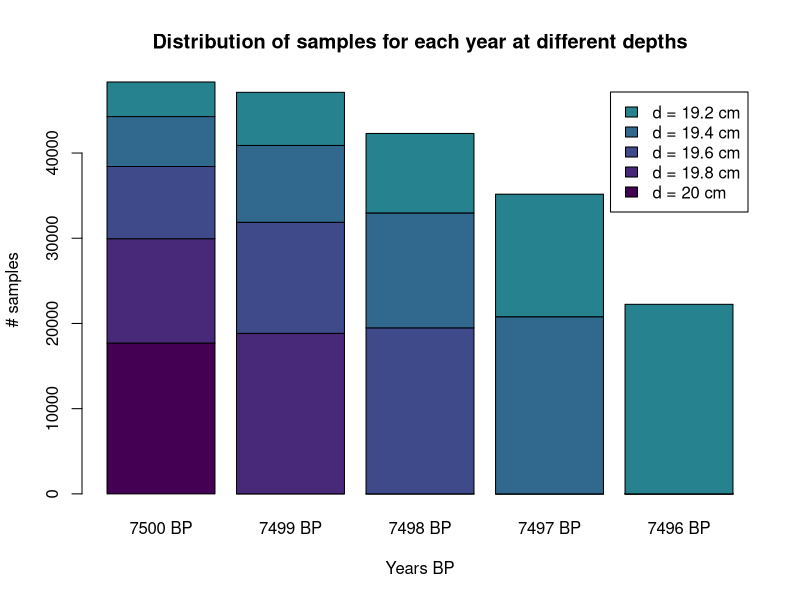
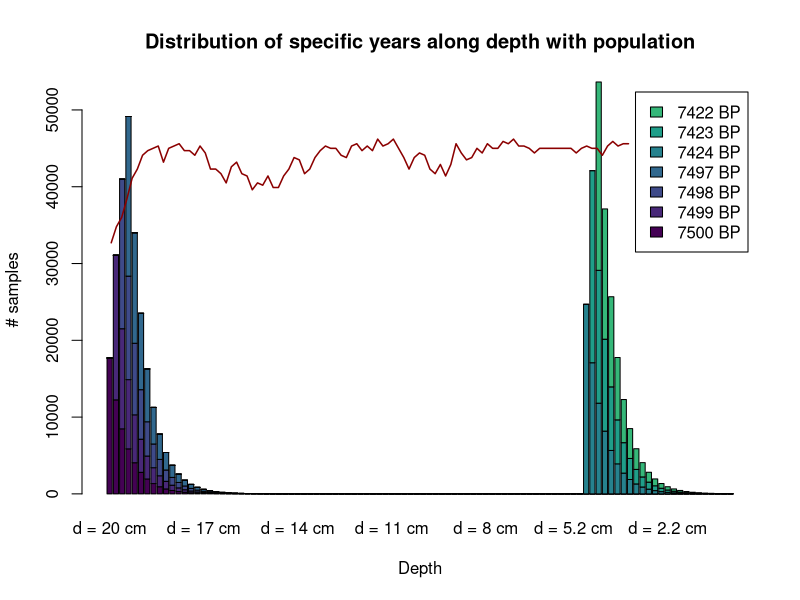

These charts were generated, in order, by the following R code:
## ---- chunk 1
library(DiagrammeR)

grViz("
  digraph record_formation {
  
    graph [layout = dot, ## Set title and layout
           label = 'Record formation process',
           labelloc = 't'
           fontname = Helvetica,
           fontsize = 30]
    
    # node definitions with substituted label text
    node [fontname = Helvetica, ## General node definition
          style = filled,
          color = MistyRose]
          
    ## Per node definition
    a [label = '@@1',
       fillcolor = orange]
    b [label = '@@2',
       fillcolor = cadetblue1]
    c [label = '@@3',
       fillcolor = orange]
    d [label = '@@4',
       fillcolor = cadetblue1]
    e [label = '@@5',
       fillcolor = orange]
    f [label = '@@6',
       fillcolor = cadetblue,
       fixedsize = shape,
       width = 4.5,
       height = 1,
       fontsize = 30]
    
    ## General edge definition
    edge [color = grey,
           arrowhead = vee,
           arrowtail = vee]
    
    ## Specific edges
    a -> {c}
    b -> {c}
    c -> {f}
    d -> {e}
    e -> {f}
  }
  
  ## Label definition
  [1]: 'Pop (group size)'
  [2]: 'Site function'
  [3]: 'Anthropogenic deposition rates'
  [4]: 'Site type'
  [5]: 'Natural deposition rates'
  [6]: 'Waste/sqrm'

")

## ---- chunk 2
grViz("
  digraph record_formation {
  
    graph [layout = dot, ## Set title and layout
           label = 'Record formation process',
           labelloc = 't'
           fontname = Helvetica,
           fontsize = 30]
    
    # node definitions with substituted label text
    node [fontname = Helvetica, ## General node definition
          style = filled,
          color = MistyRose]
          
    ## Per node definition
    a [label = '@@1',
       fillcolor = orange]
    b [label = '@@2',
       fillcolor = cadetblue,
       fixedsize = shape,
       width = 4.5,
       height = 1,
       fontsize = 30]
    
    ## General edge definition
    edge [color = grey,
           arrowhead = vee,
           arrowtail = vee]
    
    ## Specific edges
    a -> {b}
  }
  
  ## Label definition
  [1]: 'Pop (group size)'
  [2]: 'Waste/sqrm'

")

## ---- chunk 3
grViz("
  digraph record_formation {
  
    graph [layout = dot, ## Set title and layout
           label = 'Record formation process',
           labelloc = 't'
           fontname = Helvetica,
           fontsize = 30]
    
    # node definitions with substituted label text
    node [fontname = Helvetica, ## General node definition
          style = filled,
          color = MistyRose]
          
    ## Per node definition
    a [label = '@@1',
       fillcolor = orange]
    b [label = '@@2',
       fillcolor = orange]
    c [label = '@@3',
       fillcolor = cadetblue,
       fixedsize = shape,
       width = 4.5,
       height = 1,
       fontsize = 30]
    
    ## General edge definition
    edge [color = grey,
           arrowhead = vee,
           arrowtail = vee]
    
    ## Specific edges
    a -> {c}
    b -> {c}
  }
  
  ## Label definition
  [1]: 'Anthropogenic deposition rates'
  [2]: 'Natural deposition rates'
  [3]: 'Waste/sqrm'

")

## ---- chunk 4

### Population protocol

## Function 1.
#' @title Generation of population dynamics
#' Protocol to generate a stochastic demographic process
#' @param x Input data with initial population matrix. A data frame or matrix
#' with two columns and nrow = Initial population. One row per individual.
#' The first column is the age of the individual.
#' The second column is the sex of the individual, and must be c("F","M").
#' The columns must be named Age and Sex respectively.
#' @param K Carrying capacity.
#' @param W_fert_age Vector with two values. The first value is the youngest age
#' at which is considered that women can have children for prehistoric societies.
#'  The second value is the oldest age at which is considered that women can 
#'  have children. Default is c(10,30).
#' @param M_fert_age Vector with two values. The first value is the youngest age
#' at which is considered that men can have children for prehistoric societies.
#' The second value is the oldest age at which is considered that men can have 
#' children. Default is c(15,40)
#' @param p_offspring: Probability of a woman having a son per year. Default is 0.3.
#' @param prob Probability that an individual will die per year if total population
#' exceeds K. Default is 0.8
#' @param ... Arguments passed to [death()]. The mortality probability by age matrix. 
#' Their arguments can be added.
#' @return data.frame with two columns, where the number of rows is the number of
#' people. The first column contains the ages and the second column contains the sex.
#' @export
Gpd <- function(x, K, W_fert_age = c(10, 45), M_fert_age = c(15, 55),
                p_offspring = 0.3, prob = 0.8, ...){
  
  ### Process of having offspring
  
  # Female fertile population
  W <- x[x[,2]=="F", ]
  W_fert <- W[W$Age > W_fert_age[1] & W$Age < W_fert_age[2], ]
  # Male fertile population
  M <- x[x[,2]=="M", ]
  M_fert <- M[M$Age > M_fert_age[1] & M$Age < M_fert_age[2], ]
  
  ## Probability of having descendance per woman
  # Penalisation in case there are too few men
  pen <- round(nrow(M_fert)*2 / nrow(W_fert), 2) ## Assumes one man can have two women
  pen[pen>1] <- 1 ## The men penalisation can never multiply the birth rate per woman
  
  ## Probability of a woman having a son per year
  p_offspring <- p_offspring*pen
  
  # Aging process. They get one year older
  x$Age <- x$Age+1
  
  ### Births are new population that's added
  n_offspring <- sum(rbinom(nrow(W_fert), 1, p_offspring))
  new_pop <- data.frame(
    "Age" = rep(0, n_offspring),
    "Sex" = sample(c("M","F"), n_offspring, prob=c(0.5, 0.5), replace=TRUE))
  x <- rbind(x, new_pop)
  
  ### Process of dying
  vec_d <- apply(x, 1, death, ...)
  x <- x[vec_d==0, ]
  
  ## Apply carrying capacty restrictions
  x <- K_lim(x, K = K, prob = prob)
  
  return(x)
}


## Function 2. Simulation of death process
#' @title Simulation of death process
#' For a single individual, returns whether it lives (0) or dies (1)
#' Meant to be used with apply on the population data.frame x
#' @param x A vector or data.frame with a single row from the population matrix.
#' It must contain two values or columns, Age and Sex
#' @param pd The probability matrix for mortality by age
#' The age-structured data frame is based on Gurven, Kaplan and Supa, 2007.
#' It is extracted adapted after computation from their text (not graphs or tables)
#' @return A value (0,1) where 0 = person lives and 1 = person dies, based
#' on pd (the probability matrix)
#' @export
death <- function(x, pd=data.frame("Age" = c(0:99),
                                   "P_d" = c(rep(0.14,1),
                                             rep(0.16,4),
                                             rep(0.05,5),
                                             rep(0.01,24),
                                             rep(0.03,14),
                                             rep(0.1,10),
                                             rep(0.3,42)))){
  age <- as.numeric(x[1])
  return(rbinom(1, 1, prob=pd[pd$Age==age, 2]))
}

## Function 3. Simulation of carrying capacity limitation
#' @title Simulation of carrying capacity limitation
#' If the population exceeds the carrying capacity, it eliminates oversize
#' with prob probability per person exceeding.
#' @param x Data frame or matrix. Population (number of people)
#' @param K Integer. Carrying capacity. Provided by the user
#' @param prob It is the probability of dying when surpassing carrying capacity
#' @export

K_lim <- function(x, K, prob=0.8){
  p <- nrow(x)
  if (p>K){
    o <- rbinom(p-K, 1, prob)
    o <- sum(o[o==1])
    o[o==0] <- 1 ## Avoids problem eliminating all the df if remove == 0
    x <- x[-sample(1:nrow(x), o, replace=FALSE), ]
  }
  return(x)
}


## ---- chunk 5
## Function 4. Anthropogenic deposition
#' @title Simulate anthropogenic deposition
#' Simulation of samples generated per year (anthropogenic deposition rates)
#' Returns the Kilograms of bone produced per year in a site.
#' @param x Integer (user provided), vector or data.frame. If inetger, it is the number of 
#' people inhabiting the site. If data.frame, the number of people is the number 
#' of rows. If vector, it is the length of the vector. It is Pop(t) in equation 3
#' @param kcalpers Quantity of kilocalories consumed per day per adult person.
#' It corresponds to B(t) in the equation 3. But in the formula it is per year.
#' Tt has a range of [1.5,2.5]. Default is 2.
#' @param kcalmeat_eat Proportion of kilocalories extracted from meat. Range [0,1].
#' Default is 0.45, based on Cordain et al (2000). It is M(t) in equation 3.
#' @param kcalmeat_prod Quantity of kiocalories per meat kilogram. Range [1,2.5]
#' Default is 1.5, considering goat meat. It is R(t) in euqation 3.
#' @param in_camp_eat Proportion of food consumed within the camp. Range [0,1]. 
#' Default is 0.55 based on Collette-Barbesque et al. (2016). S(t) in equation 3.
#' @param in_camp_stay Proportion of time spent in a specific camp. Valid for 
#' groups with high mobility. The proportion is computed within the function, but
#' the user introduces the weeks of occupation of the camp, where the maximum is
#' 52 (full year). Default is 13 (weeks, or 0.25 of the year, or three months a year).
#' It corresponds to O(t) in equation 3.
#' @param kg Bone proportion for each animal consumed. Default is 0.07
#' based on Johnston et al. (2021). It corresponds to F(t) in equation 3. 
#' @export

A_rates <- function(x,
                    kcalpers = 2,
                    kcalmeat_eat = 0.45,
                    kcalmeat_prod = 1.5,
                    in_camp_eat = 0.55,
                    in_camp_stay = 13,
                    kg = 0.07){
  
  
  if (is.data.frame(x) == TRUE){
    P <- nrow(x)
  } else if (length(x) == 1){
    P <- x
  } else {
    P <- length(x)
  }
  
  # Check variable values are within the defined ranges
  if (1.5 <= kcalpers & kcalpers <= 2.5){
    B <- kcalpers*365
  } else {
    stop('kcalpers must be within [1.5, 2.5]')
  }
  
  if (0 <= kcalmeat_eat & kcalmeat_eat <= 1) {
    M <- kcalmeat_eat
  } else {
    stop('kcalmeat_eat must be within [0, 1]')
  }
  
  if (1 <= kcalmeat_prod & kcalmeat_prod < 2.5) {
    R <- kcalmeat_prod
  } else {
    stop('kcalmeat_prod must be within [1, 25]')
  }
  
  if (0 <= in_camp_eat & in_camp_eat <= 1){
    S <- in_camp_eat
  } else {
    stop('in_camp_eat must be within [0, 1]')
  }
  
  if (in_camp_stay <= 52){
    O <- round(in_camp_stay/52,2)
  } else {
    stop('A year cannot have more than 52 weeks')
  }

  C <- B*M
  G <- (C * S) / R ## Quantity (in kg) of animal consumed per person in camp during year t
  A <- P * O * kg * G ## kilograms of meat consumed within a camp by the group
  W <- round((1000 * A) / 4) ## samples extracted from that meat
  
  return(W)
}
## ---- chunk 6

## Function 5. Depth protocol deposition
#' @title Depth protocol deposition
#' It distributes the samples produced in one specific year along the depth of the
#' site, without any kind of post-depositional alteration, and according to 
#' pre-established post-deposition rates. Returns a vector with the samples exponentially
#' distributed. The vector is as long as L/r and the error (prop_buried, \eqn{\theta_{\epsilon}}) is considered.
#' @param W_t Integer (user provided), vector or data.frame. It is the number samples
#' produced at a specific 't'.
#' @param r Is the natural deposition rates. At this moment. Values greater than 0.5 are not accepted.
#' If values with two or more decimals are provided, the function will automatically round 
#' the value to one decimal.
#' @param max_bone_thickness Maximum thickness of bones within the assemblage. Four
#' values are possible: `'s'` (small) = 2.5 cm; `'m'` (medium) = 5 cm; `'l'` (large) = 10 cm
#' and `'vl'` (very large) = 20 cm. Default is `'m'`.
#' @param prop_buried Proportion of samples buried sample at tmax, considering error. Pb 
#' needs to be smaller than 1. Default is 0.9999, which stands for 99.99%.
#' This is \eqn{\theta_{\epsilon}} in equation 9
#' @return A vector of samples buried at times from tl to tm
#' @export

D_along <- function(W_t, r, max_bone_thickness = c("m", 's', 'l', 'vl'),
                    prop_buried = .9999){
  
  # Define parameter r
  if(r > 0.5) stop("values > 0.5 are not accepted for param 'r'")
  r <- round(r, 1)
  # Constraints for parameter Pb
  if (prop_buried >= 1) stop("Pb must be lower than 1")
  
  # Define parameter Max_bone_thickness (L)
  max_bone_thickness = match.arg(max_bone_thickness)
  if (max_bone_thickness == 's'){
    L <- 2.5
  } else if (max_bone_thickness == 'm'){
    L <- 5
  } else if (max_bone_thickness == 'l'){
    L <- 10
  } else if (max_bone_thickness == 'vl'){
    L <- 20
  }
  
  # Define tmax
  tm <- L/r
  # Estimate lambda
  l <- -log(1 - prop_buried) / tm
  
  ss <- rep(0, round(tm)) ## Vector to distribute samples over
  tl <- 0 # Year where the sample is deposited
  tu <- 1 # Year when it is covered
  
  for (i in 1:tm){
    Wb <- W_t * (1 - exp(-l*(tu-tl))) # Apply formula for tu
    Wbprev <- W_t * (1 - exp(-l*((tu-1)-tl))) # Calculate for previous to tu
    ss[i] <- round(Wb - Wbprev) # Number of samples for each year
    tu <- tu + 1
  }
  
  return(ss)
}

## ---- chunk 7
## Function 6. Stochastic population generation
#' @title Stochastic population generation
#' It reproduces the population stochastic process. The result is a vector with the 
#' number of individuals for each year.
#' @param pop_size Integer, the initial population
#' @param K Only if model_pop = TRUE. In this case, it is the carrying capacity
#' @param ts Time-span, the number of years considered for the process
#' @param prob Probability that an individual will die if total population
#' exceeds K. Default is 0.8
#' @param ... Additional arguments passed to [Gpd()], and in turn to [death()]
#' @return A vector with the population size for each year from 1 to ts
#' @export
Pop_stoch <- function(pop_size, K, ts, prob = 0.8, ...){
  
  ## Create initial population
  pop_matrix <- data.frame(
    "Age" = sample(10:30, pop_size, 10:30, replace = TRUE),
    "Sex" = sample(c("M","F"), pop_size, prob = c(0.5,0.5), replace = TRUE)
  )
  
  # Initialize vector with population size for each year  
  pop <- vector(length=ts)
  pop[0] <- nrow(pop_matrix)
  ## Run stochastic process  
  for (i in 1:ts){
    pop_matrix <- Gpd(pop_matrix, K=K, prob=prob, ...)
    pop[i] <- nrow(pop_matrix)
  }
  
  return(pop)
}

## Function 7. Generate archaeological deposition record over time and depth
#' @title Generate archaeological deposition record over time and depth
#' It iterates over D_along to spread the amount of samples produced at each time point over different profundities
#' @param x Vector with the number of samples per year. As produced as produced by iterating over A_rates.
#' @param area Only if persqm = TRUE. In this case, the total area of the site 
#' must be provided
#' @param ts Time-span, the number of years considered for the process
#' @param InitBP Initial year considered for the process. In BP.
#' @param persqm If TRUE, the total record is divided by the area of the site
#' (in square meters), so that the output is per square meter. Default is FALSE
#' @param ... This function uses the functions `D_along()`. The additional 
#' arguments can be added.
#' @return A square matrix of size ts. It contains the amount of samples deposited at each year (columns) and each depth (rows)
#' @export
Rec_c <- function(x, area, ts, InitBP, persqm = FALSE,...){
  
  ## Whether sqm division must be included or not
  if (persqm == TRUE){
    x <- x / area
  }
  
  ## Spread dates along different depths
  matdim <- length(x)
  mat <- matrix(nrow=matdim, ncol=matdim)
  
  for (i in 1:matdim){
    new <- D_along(x[i], ...)
    st <- i - 1
    pos <- c(rep(0, st), new)
    pos <- pos[1:matdim]
    mat[, i] <- pos
  }
  mat[is.na(mat)] <- 0
  
  ## Names for columns (each year)
  years <- seq(InitBP, InitBP-ts)
  nyears <- c()
  for (i in 1:matdim){
    nyears[i] <- paste0(years[i], " BP")
  }
  colnames(mat) <- nyears
  
  ## Names for rows (each depth)
  # Extract arguments as a list
  extract_args <- function(x, ...){ 
    extras <- list(...)
    return(list(extras=extras)) 
  }

  dr <- extract_args(D_along, ...)
  dr <- dr$extras$r
  
  d <- rev(cumsum(rep(dr, nrow(mat)))) ## computes depths
  rownames(mat) <- paste0("d = ", d, " cm")

  return(mat)
}

## ---- chunk 8
set.seed(1234)
# 1. Pop-protocol
Ps <- Pop_stoch(pop_size=100, ts=100, K=150)
# 2. A-protocol
samp <- unlist(lapply(Ps, A_rates)) ## Extract sample per time steps
# 3. D-protocol
Rec <- Rec_c(samp, InitBP = 7500, ts = 100, r = 0.2, max_bone_thickness = "m")
## ---- chunk 9

## Some nice plots
library(viridis)
## Plot dates
sdate <- 1
edate <- 5
sdepth <- 1
edepth <- 5
barplot(Rec[sdepth:edepth,sdate:edate], col = viridis(10), legend = rownames(Rec)[sdate:edate],
       xlab = "Years BP", ylab = "# samples", main = "Distribution of samples for each year at different depths")

tRec <- t(Rec)
barplot(tRec[c(1:4,77:79),], col = viridis(10), legend = colnames(Rec)[c(1:4,77:79)],
        xlab = "Depth", ylab = "# samples", main = "Distribution of specific years along depth with population")
lines(Ps*300, col = "darkred", lwd = 1.5)
